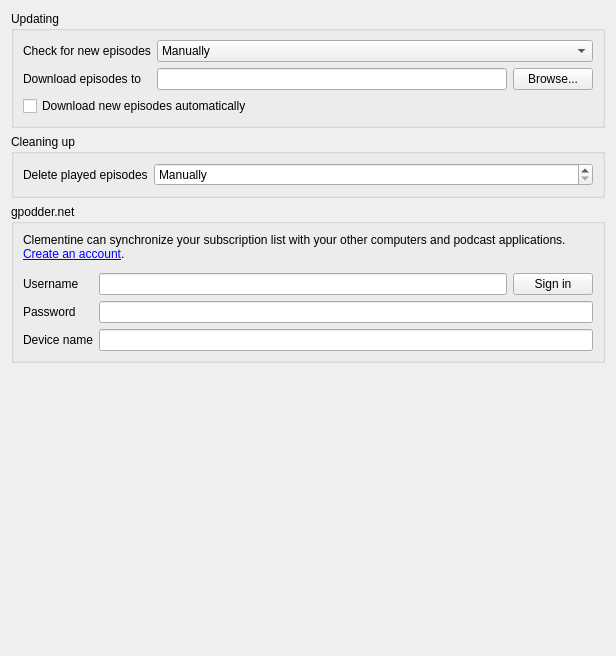
<?xml version="1.0" encoding="UTF-8"?>
<ui version="4.0">
 <class>PodcastSettingsPage</class>
 <widget class="QWidget" name="PodcastSettingsPage">
  <property name="geometry">
   <rect>
    <x>0</x>
    <y>0</y>
    <width>616</width>
    <height>656</height>
   </rect>
  </property>
  <property name="windowTitle">
   <string>Podcasts</string>
  </property>
  <property name="windowIcon">
   <iconset resource="../../data/data.qrc">
    <normaloff>:/providers/podcast32.png</normaloff>:/providers/podcast32.png</iconset>
  </property>
  <layout class="QVBoxLayout" name="verticalLayout_2">
   <item>
    <widget class="QGroupBox" name="groupBox">
     <property name="title">
      <string>Updating</string>
     </property>
     <layout class="QFormLayout" name="formLayout">
      <item row="0" column="0">
       <widget class="QLabel" name="label">
        <property name="text">
         <string>Check for new episodes</string>
        </property>
       </widget>
      </item>
      <item row="0" column="1">
       <widget class="QComboBox" name="check_interval">
        <item>
         <property name="text">
          <string>Manually</string>
         </property>
        </item>
        <item>
         <property name="text">
          <string>Every 10 minutes</string>
         </property>
        </item>
        <item>
         <property name="text">
          <string>Every 20 minutes</string>
         </property>
        </item>
        <item>
         <property name="text">
          <string>Every 30 minutes</string>
         </property>
        </item>
        <item>
         <property name="text">
          <string>Every hour</string>
         </property>
        </item>
        <item>
         <property name="text">
          <string>Every 2 hours</string>
         </property>
        </item>
        <item>
         <property name="text">
          <string>Every 6 hours</string>
         </property>
        </item>
        <item>
         <property name="text">
          <string>Every 12 hours</string>
         </property>
        </item>
       </widget>
      </item>
      <item row="1" column="0">
       <widget class="QLabel" name="label_4">
        <property name="text">
         <string>Download episodes to</string>
        </property>
       </widget>
      </item>
      <item row="2" column="0" colspan="2">
       <widget class="QCheckBox" name="auto_download">
        <property name="text">
         <string>Download new episodes automatically</string>
        </property>
       </widget>
      </item>
      <item row="1" column="1">
       <layout class="QHBoxLayout" name="horizontalLayout_2">
        <item>
         <widget class="QLineEdit" name="download_dir"/>
        </item>
        <item>
         <widget class="QPushButton" name="download_dir_browse">
          <property name="text">
           <string>Browse...</string>
          </property>
         </widget>
        </item>
       </layout>
      </item>
     </layout>
    </widget>
   </item>
   <item>
    <widget class="QGroupBox" name="groupBox_2">
     <property name="title">
      <string>Cleaning up</string>
     </property>
     <layout class="QFormLayout" name="formLayout_2">
      <property name="fieldGrowthPolicy">
       <enum>QFormLayout::AllNonFixedFieldsGrow</enum>
      </property>
      <item row="0" column="0">
       <widget class="QLabel" name="label_2">
        <property name="text">
         <string>Delete played episodes</string>
        </property>
       </widget>
      </item>
      <item row="0" column="1">
       <widget class="QSpinBox" name="delete_after">
        <property name="specialValueText">
         <string>Manually</string>
        </property>
        <property name="suffix">
         <string> days</string>
        </property>
        <property name="prefix">
         <string>After </string>
        </property>
        <property name="maximum">
         <number>30</number>
        </property>
        <property name="empty_text" stdset="0">
         <string/>
        </property>
       </widget>
      </item>
     </layout>
    </widget>
   </item>
   <item>
    <widget class="QGroupBox" name="groupBox_3">
     <property name="title">
      <string>gpodder.net</string>
     </property>
     <layout class="QVBoxLayout" name="verticalLayout">
      <item>
       <widget class="QLabel" name="label_3">
        <property name="text">
         <string>Clementine can synchronize your subscription list with your other computers and podcast applications.  &lt;a href=&quot;https://gpodder.net/register/&quot;&gt;Create an account&lt;/a&gt;.</string>
        </property>
        <property name="wordWrap">
         <bool>true</bool>
        </property>
        <property name="openExternalLinks">
         <bool>true</bool>
        </property>
       </widget>
      </item>
      <item>
       <widget class="LoginStateWidget" name="login_state" native="true"/>
      </item>
      <item>
       <widget class="QWidget" name="login_group" native="true">
        <layout class="QFormLayout" name="formLayout_3">
         <property name="margin">
          <number>0</number>
         </property>
         <item row="0" column="0">
          <widget class="QLabel" name="label_5">
           <property name="text">
            <string>Username</string>
           </property>
          </widget>
         </item>
         <item row="0" column="1">
          <layout class="QHBoxLayout" name="horizontalLayout">
           <item>
            <widget class="QLineEdit" name="username"/>
           </item>
           <item>
            <widget class="QPushButton" name="login">
             <property name="text">
              <string>Sign in</string>
             </property>
            </widget>
           </item>
          </layout>
         </item>
         <item row="1" column="0">
          <widget class="QLabel" name="label_6">
           <property name="text">
            <string>Password</string>
           </property>
          </widget>
         </item>
         <item row="1" column="1">
          <widget class="QLineEdit" name="password">
           <property name="echoMode">
            <enum>QLineEdit::Password</enum>
           </property>
          </widget>
         </item>
         <item row="2" column="0">
          <widget class="QLabel" name="label_7">
           <property name="text">
            <string>Device name</string>
           </property>
          </widget>
         </item>
         <item row="2" column="1">
          <widget class="QLineEdit" name="device_name"/>
         </item>
        </layout>
       </widget>
      </item>
     </layout>
    </widget>
   </item>
   <item>
    <spacer name="verticalSpacer">
     <property name="orientation">
      <enum>Qt::Vertical</enum>
     </property>
     <property name="sizeHint" stdset="0">
      <size>
       <width>20</width>
       <height>0</height>
      </size>
     </property>
    </spacer>
   </item>
  </layout>
 </widget>
 <customwidgets>
  <customwidget>
   <class>LoginStateWidget</class>
   <extends>QWidget</extends>
   <header>widgets/loginstatewidget.h</header>
   <container>1</container>
  </customwidget>
 </customwidgets>
 <tabstops>
  <tabstop>check_interval</tabstop>
  <tabstop>download_dir</tabstop>
  <tabstop>download_dir_browse</tabstop>
  <tabstop>auto_download</tabstop>
  <tabstop>delete_after</tabstop>
  <tabstop>username</tabstop>
  <tabstop>password</tabstop>
  <tabstop>device_name</tabstop>
  <tabstop>login</tabstop>
 </tabstops>
 <resources>
  <include location="../../data/data.qrc"/>
 </resources>
 <connections/>
</ui>
